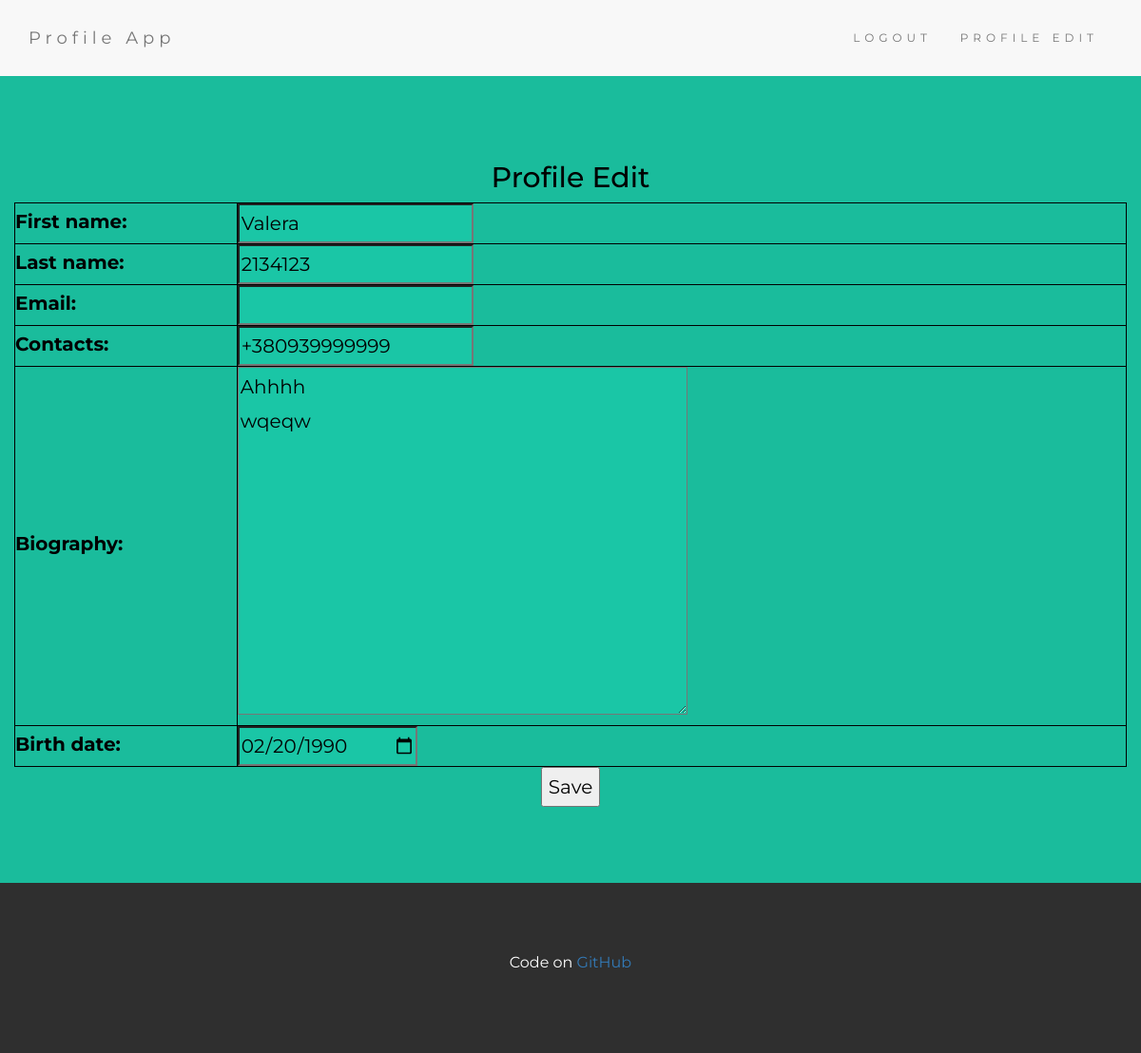
The page /profile/ (signed in) on the database its author committed.
### profile_app/models.py (models this page shows, shortened)
class Profile(models.Model):
    user = models.OneToOneField(User, on_delete=models.CASCADE)
    first_name = models.CharField(max_length=20, blank=True)
    last_name = models.CharField(max_length=20, blank=True)
    email = models.EmailField(max_length=30, blank=True)
    biography = models.TextField(max_length=500, blank=True)
    contacts = PhoneNumberField(blank=True, null=True,)
    birth_date = models.DateField(null=True, blank=True)

### profile_app/views.py (the view)
# urls.py: url(r'^profile/$', views.profile_edit, name='profile'),
@login_required()
def profile_edit(request):
    profile = Profile.objects.get(user=request.user)
    if request.method == 'POST':
        form = ProfileForm(request.POST, instance=profile)
        if form.is_valid():
            ProfileChange.objects.create(
                profile=profile,
                change_ip=get_client_ip(request),
            )
            form.save()
            return redirect('home')
        else:
            form = ProfileForm(instance=profile)
            return render(
                request,
                'profile_app/profile_edit.html',
                {'form': form, "object": request.user, 'massage': 'Not valid Phone Number'})
    else:
        form = ProfileForm(instance=profile)
        return render(request, 'profile_app/profile_edit.html', {'form': form, "object": request.user})

### profile_app/forms.py
class ProfileForm(forms.ModelForm):
    class Meta:
        model = Profile
        fields = ['first_name', 'last_name', 'email', 'contacts', 'biography', 'birth_date']
        widgets = {
            'birth_date': DateInput(attrs={'type': 'date'}),
            'contacts': PhoneNumberPrefixWidget(),
        }

### profile_app/context_processors.py (called while the page is built)
def setting_to_context(request):
    return {
        "settings": settings,
    }

### profile_app/templates/profile_app/profile_edit.html (shortened to what this page needs)
{% extends 'profile_app/base.html' %}
{% block content %}
  <h2>Profile Edit</h2>
  <form method="post">
  <table style="width:100%">
    {% for field in form %}
      <tr>
        <td>{{ field.label_tag }}</td>
        <td>{{ field }}</td>
      </tr>
    {% endfor %}
  </table>
    <button type="submit">Save</button>
  </form>
{% endblock %}

### profile_app/static/css/profile.css (style rules this page uses)
body { font: 20px Montserrat, sans-serif; line-height: 1.8; color: #f5f6f7; }
table, th, td { border: 1px solid black; border-collapse: collapse; text-align: left; }
INPUT, SELECT, TEXTAREA { background: #1ac6a6; }

### rows shown on the page
Profile: form "Valera" "2134123" "+380939999999" "Ahhhh wqeqw" "02/20/1990"

### other values the page prints
{{ field.label_tag }} "First name:" "Last name:" "Email:" "Contacts:" "Biography:" "Birth date:"
